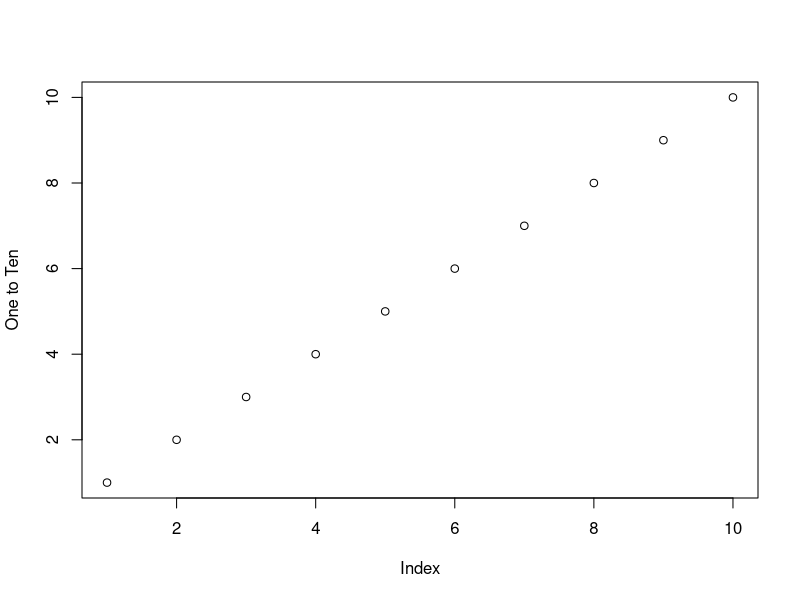

This chart was generated by the following R code:
## ---- chunk 1
knitr::opts_chunk$set(echo = TRUE)
## ---- chunk 2
summary(cars)
## ---- chunk 3
plot(1:10, ylab = "One to Ten")
